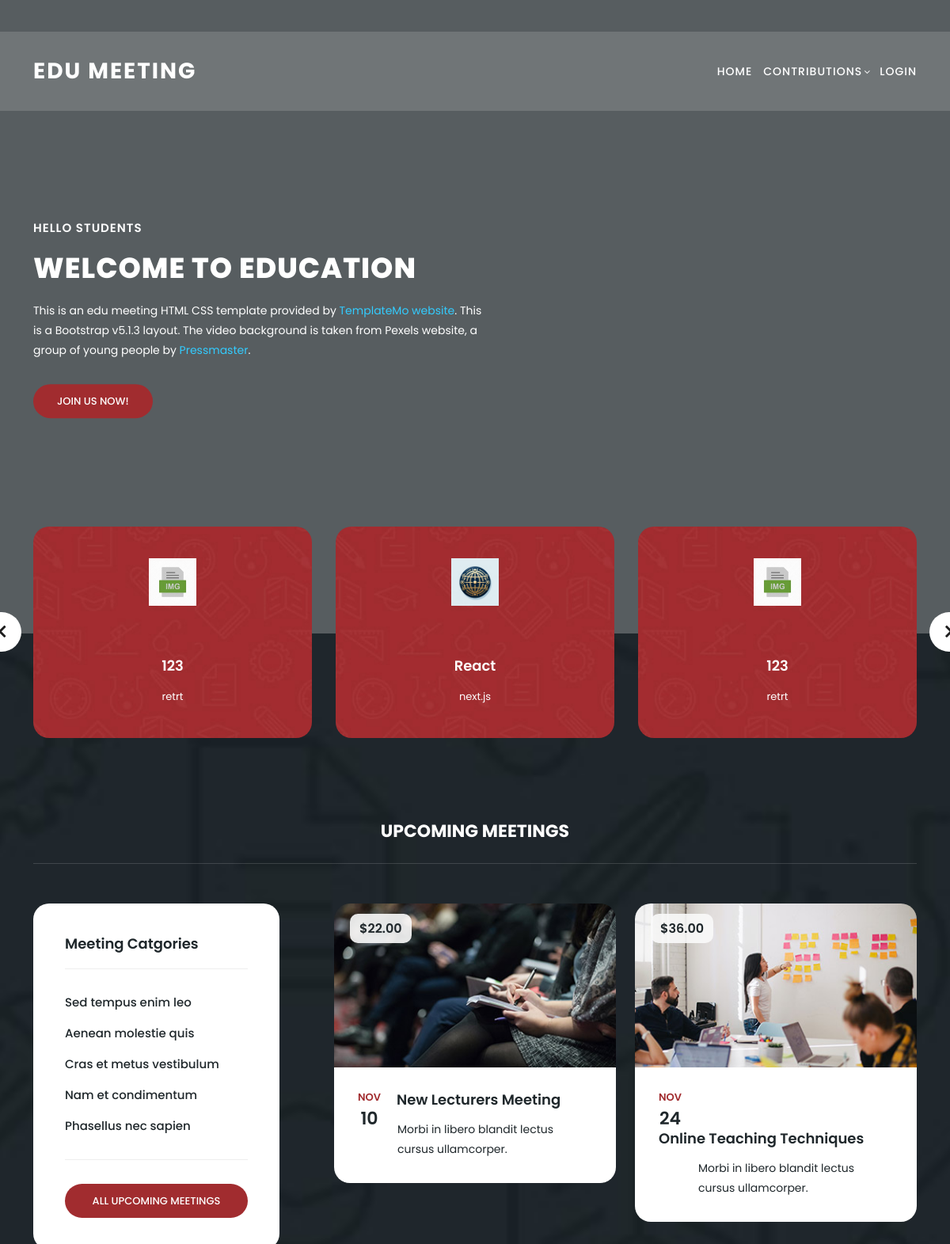
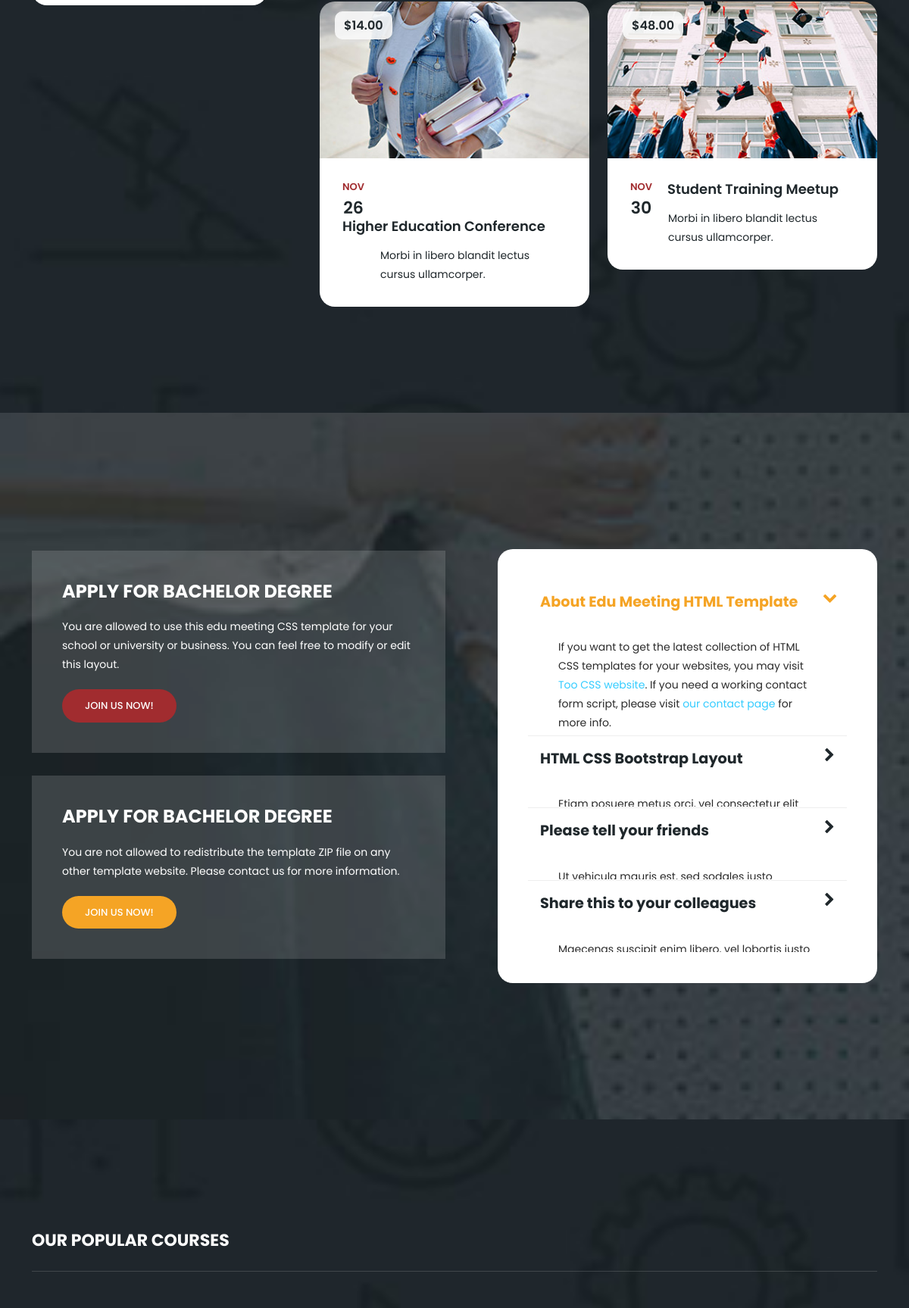
The page / (upper part) on the database its author committed (2 pictures, top to bottom).
### home/models.py (models this page shows, shortened)
class Contributions(models.Model):
    user = models.ManyToManyField(UserProfile)
    title = models.CharField(max_length=30)
    content = models.TextField(null = True)
    faculty = models.ForeignKey(Faculties,on_delete=models.CASCADE)
    term = models.BooleanField(default=False)
    createAt = models.DateTimeField(auto_now_add=True)
    academic_Year = models.ForeignKey(AcademicYear,blank=True, null =True, on_delete=models.CASCADE)
    reject_reason = models.TextField(blank=True, null=True)
    status = models.CharField(max_length=10,  default='waiting')
    public = models.BooleanField(default = False)

class ContributionFiles(models.Model):
    word = models.FileField(null = True)
    img = models.FileField(null = True)
    contribution = models.ForeignKey(Contributions, on_delete=models.CASCADE, related_name='files', null=True)

### home/views.py (the view)
# urls.py: path('', views.home, name='home'),
def home(request):
    can_upload = True
    is_admin = False
    is_cordinator = False
    is_director = False
    is_student = False
    is_guest = False
    show_faculties = True
    faculties = Faculties.objects.none()
    public_contributions = Contributions.objects.filter(public=True)
    if request.user.is_authenticated:
        try:
            user_profile = request.user.userprofile
            faculty = user_profile.faculty
            roles = [role.name for role in user_profile.roles.all()]
            if "marketing director" in roles:
                faculties = Faculties.objects.all()
                is_director = True
            elif "admin" in roles:
                faculties = Faculties.objects.all()
                is_admin = True
            elif "marketing cordinator" in roles:
                faculties = Faculties.objects.filter(id=faculty.id) if faculty else Faculties.objects.none()
                is_cordinator = True
            elif "guest" in roles:
                faculties = Faculties.objects.all()
                is_guest = True
            else:
                is_student = True
                show_faculties = False
        except UserProfile.DoesNotExist:
            can_upload = True
            show_faculties = False
    else:
        show_faculties = False
    context = {
        'faculties': faculties,
        'can_upload': can_upload,
        'is_admin': is_admin,
        'is_cordinator': is_cordinator,
        'is_director': is_director,
        'is_student': is_student,
        'is_guest': is_guest,
        'show_faculties': show_faculties,
        'public_contributions': public_contributions,
    }
    return render(request, 'home.html', context)

### templates/home.html (shortened to what this page needs)
{% extends "header.html" %}
{%load static%}
{% block content %}
  <section class="section main-banner" id="top" data-section="section1">
    <video autoplay muted loop id="bg-video">
      <source src="assets/images/course-video.mp4" type="video/mp4" />
    </video>
    <div class="video-overlay header-text">
      <div class="container">
        <div class="row">
          <div class="col-lg-12">
            <div class="caption">
              <h6>Hello Students</h6>
              <h2>Welcome to Education</h2>
              <p>This is an edu meeting HTML CSS template provided by <a rel="nofollow"
                  href="https://templatemo.com/page/1" target="_blank">TemplateMo website</a>. This is a Bootstrap
                v5.1.3 layout. The video background is taken from Pexels website, a group of young people by <a
                  rel="nofollow" href="https://www.pexels.com/@pressmaster" target="_blank">Pressmaster</a>.</p>
              <div class="main-button-red">
                <div class="scroll-to-section"><a href="#contact">Join Us Now!</a></div>
              </div>
            </div>
          </div>
        </div>
      </div>
    </div>
  </section>
  <section class="services">
    <div class="container">
      <div class="row">
        <div class="col-lg-12">
          <div class="owl-service-item owl-carousel">
            {% for contribution in public_contributions %}
            <div class="item" >
                <div class="icon" style=" width: 100px; height: 100px;  object-fit: cover;" >
                    {% with contribution.files.first as file %}
                        {% if file and file.img %}
                            <img src="{{ file.img.url }}" alt="{{ contribution.title }} icon">
                        {% else %}
                            <img src="assets/images/default-icon.png" alt="Default Icon">
                        {% endif %}
                    {% endwith %}
                </div>
                <div class="down-content">
                    <h4>{{ contribution.title }}</h4>
                    <p>{{ contribution.content|truncatewords:20 }}</p>
                </div>
            </div>
            {% empty %}
            <div class="item">
                <p>No public contributions available.</p>
            </div>
            {% endfor %}
        </div>
        </div>
      </div>
    </div>
  </section>
  <section class="upcoming-meetings" id="meetings">
    <div class="container">
      <div class="row">
        <div class="col-lg-12">
          <div class="section-heading">
            <h2>Upcoming Meetings</h2>
          </div>
        </div>
        <div class="col-lg-4">
          <div class="categories">
            <h4>Meeting Catgories</h4>
            <ul>
              <li><a href="#">Sed tempus enim leo</a></li>
              <li><a href="#">Aenean molestie quis</a></li>
              <li><a href="#">Cras et metus vestibulum</a></li>
              <li><a href="#">Nam et condimentum</a></li>
              <li><a href="#">Phasellus nec sapien</a></li>
            </ul>
            <div class="main-button-red">
              <a href="meetings.html">All Upcoming Meetings</a>
            </div>
          </div>
        </div>
        <div class="col-lg-8">
          <div class="row">
            <div class="col-lg-6">
              <div class="meeting-item">
                <div class="thumb">
                  <div class="price">
                    <span>$22.00</span>
                  </div>
                  <a href="meeting-details.html"><img src="assets/images/meeting-01.jpg" alt="New Lecturer Meeting"></a>
                </div>
                <div class="down-content">
                  <div class="date">
                    <h6>Nov <span>10</span></h6>
                  </div>
                  <a href="meeting-details.html">
                    <h4>New Lecturers Meeting</h4>
                  </a>
                  <p>Morbi in libero blandit lectus<br>cursus ullamcorper.</p>
                </div>
              </div>
            </div>
            <div class="col-lg-6">
              <div class="meeting-item">
                <div class="thumb">
                  <div class="price">
                    <span>$36.00</span>
                  </div>
                  <a href="meeting-details.html"><img src="assets/images/meeting-02.jpg" alt="Online Teaching"></a>
                </div>
                <div class="down-content">
                  <div class="date">
                    <h6>Nov <span>24</span></h6>
                  </div>
                  <a href="meeting-details.html">
                    <h4>Online Teaching Techniques</h4>
                  </a>
                  <p>Morbi in libero blandit lectus<br>cursus ullamcorper.</p>
                </div>
              </div>
            </div>
            <div class="col-lg-6">
              <div class="meeting-item">
                <div class="thumb">
                  <div class="price">
                    <span>$14.00</span>
                  </div>
                  <a href="meeting-details.html"><img src="assets/images/meeting-03.jpg" alt="Higher Education"></a>
                </div>
                <div class="down-content">
                  <div class="date">
                    <h6>Nov <span>26</span></h6>
                  </div>
                  <a href="meeting-details.html">
                    <h4>Higher Education Conference</h4>
                  </a>
                  <p>Morbi in libero blandit lectus<br>cursus ullamcorper.</p>
                </div>
              </div>
            </div>
            <div class="col-lg-6">
              <div class="meeting-item">
                <div class="thumb">
                  <div class="price">
                    <span>$48.00</span>
                  </div>
                  <a href="meeting-details.html"><img src="assets/images/meeting-04.jpg" alt="Student Training"></a>
                </div>
                <div class="down-content">
                  <div class="date">
                    <h6>Nov <span>30</span></h6>
                  </div>
                  <a href="meeting-details.html">
                    <h4>Student Training Meetup</h4>
                  </a>
                  <p>Morbi in libero blandit lectus<br>cursus ullamcorper.</p>
                </div>
              </div>
            </div>
          </div>
        </div>
      </div>
    </div>
  </section>
  <section class="apply-now" id="apply">
    <div class="container">
      <div class="row">
        <div class="col-lg-6 align-self-center">
          <div class="row">
            <div class="col-lg-12">
              <div class="item">
                <h3>APPLY FOR BACHELOR DEGREE</h3>
                <p>You are allowed to use this edu meeting CSS template for your school or university or business. You
                  can feel free to modify or edit this layout.</p>
                <div class="main-button-red">
                  <div class="scroll-to-section"><a href="#contact">Join Us Now!</a></div>
                </div>
              </div>
            </div>
            <div class="col-lg-12">
              <div class="item">
                <h3>APPLY FOR BACHELOR DEGREE</h3>
                <p>You are not allowed to redistribute the template ZIP file on any other template website. Please
                  contact us for more information.</p>
                <div class="main-button-yellow">
                  <div class="scroll-to-section"><a href="#contact">Join Us Now!</a></div>
                </div>
              </div>
            </div>
          </div>
        </div>
        <div class="col-lg-6">
          <div class="accordions is-first-expanded">
            <article class="accordion">
              <div class="accordion-head">
                <span>About Edu Meeting HTML Template</span>
                <span class="icon">
                  <i class="icon fa fa-chevron-right"></i>
                </span>
              </div>
              <div class="accordion-body">
                <div class="content">
                  <p>If you want to get the latest collection of HTML CSS templates for your websites, you may visit <a
                      rel="nofollow" href="https://www.toocss.com/" target="_blank">Too CSS website</a>. If you need a
                    working contact form script, please visit <a href="https://templatemo.com/contact"
                      target="_parent">our contact page</a> for more info.</p>
                </div>
              </div>
            </article>
            <article class="accordion">
              <div class="accordion-head">
                <span>HTML CSS Bootstrap Layout</span>
                <span class="icon">
                  <i class="icon fa fa-chevron-right"></i>
                </span>
              </div>
              <div class="accordion-body">
                <div class="content">
                  <p>Etiam posuere metus orci, vel consectetur elit imperdiet eu. Cras ipsum magna, maximus at semper
                    sit amet, eleifend eget neque. Nunc facilisis quam purus, sed vulputate augue interdum vitae.
                    Aliquam a elit massa.<br><br>
                    mauris. Donec viverra velit eget lectus sollicitudin tincidunt.</p>
                </div>
              </div>
            </article>
            <article class="accordion">
              <div class="accordion-head">
                <span>Please tell your friends</span>
                <span class="icon">
                  <i class="icon fa fa-chevron-right"></i>
                </span>
              </div>
              <div class="accordion-body">
                <div class="content">
                  <p>Ut vehicula mauris est, sed sodales justo rhoncus eu. Morbi porttitor quam velit, at ullamcorper
                    justo suscipit sit amet. Quisque at suscipit mi, non efficitur velit.<br><br>
                    luctus. Nullam sodales ipsum ac neque ultricies varius.</p>
                </div>
              </div>
            </article>
            <article class="accordion last-accordion">
              <div class="accordion-head">
                <span>Share this to your colleagues</span>
                <span class="icon">
                  <i class="icon fa fa-chevron-right"></i>
                </span>
              </div>
              <div class="accordion-body">
                <div class="content">
                  <p>Maecenas suscipit enim libero, vel lobortis justo condimentum id. Interdum et malesuada fames ac
                    ante ipsum primis in faucibus.<br><br>
                    tortor sit amet maximus. In eu libero ullamcorper, semper nisi quis, convallis nisi.</p>
                </div>
              </div>
            </article>
          </div>
        </div>
      </div>
    </div>
  </section>
  <section class="our-courses" id="courses">
    <div class="container">
      <div class="row">
        <div class="col-lg-12">
          <div class="section-heading">
            <h2>Our Popular Courses</h2>
          </div>
        </div>
      </div>
    </div>
  </section>
</body>
</html>
{% endblock content %}

### rows shown on the page
Contributions: files.first.img (picture), title "123", content "retrt"
Contributions: files.first.img (picture), title "React", content "next.js"
